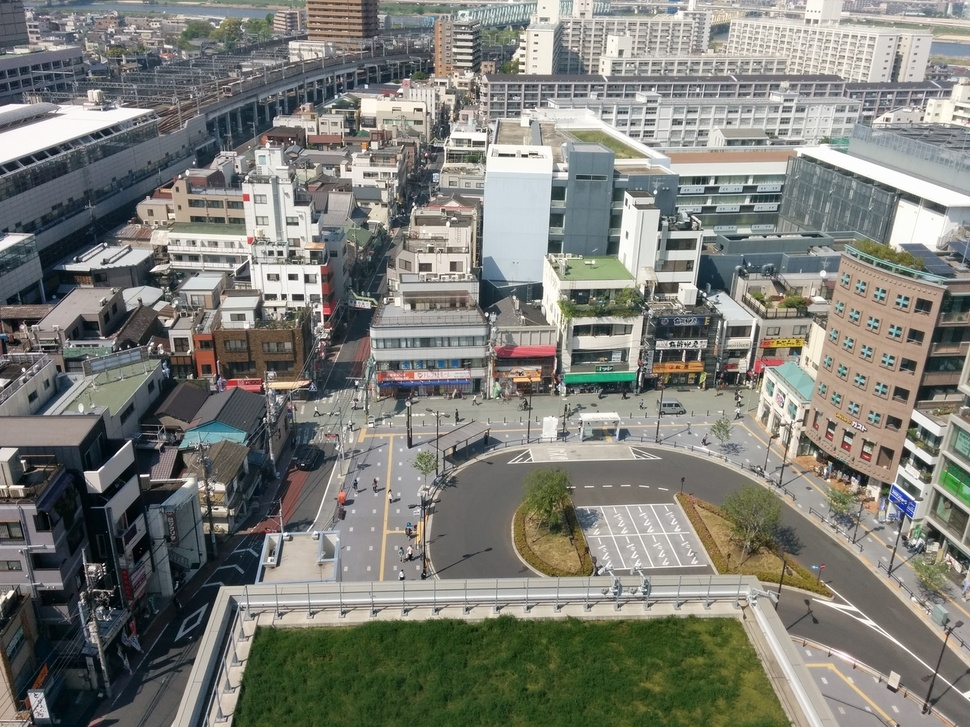
#> input picture testimage.jpg, 970 x 727 px, shrunk from 1280 x 960 before the run
$ python hsiTransform.py testimage.jpg
#> lines starting #> are read from the running program, lines starting #| are printed output that depends on the picture
### HsiMod.py
import numpy as np
import math
from PIL import Image

hsiTransform = np.array([
	[1/math.sqrt(2),-1/math.sqrt(2),0],
	[1/(math.sqrt(2)*math.sqrt(3)),1/(math.sqrt(2)*math.sqrt(3)),-2/(math.sqrt(2)*math.sqrt(3))],
	[1/math.sqrt(3),1/math.sqrt(3),1/math.sqrt(3)]])

def getHsiModulationTransform(mod):
	(h,s,v) = mod
	hsiModulation = np.array([
		[s*math.cos(h), -s*math.sin(h),0],
		[s*math.sin(h), s*math.cos(h),0],
		[0,0,v]])
	return np.linalg.inv(hsiTransform).dot(hsiModulation).dot(hsiTransform)

def hsiMod(pixels,mod,annotation=True):
	(h,s,v) = mod
	transform = getHsiModulationTransform(mod)
	if annotation:
		print('transform matrix:')
		print(transform)
	if annotation:
		print('input[0-4]')
		print(pixels[:4])
	pixels=[transform.dot(pixel) for pixel in pixels]
	if annotation:
		print('output[0-4]')
		print(pixels[:4])
	return pixels

def toMatrix(image):
	data = image.getdata()
	pixelsMatrix = np.array(data)
	return pixelsMatrix

def toData(matrix):
	outdata = [tuple(int(p) for p in pixel.T.tolist()) for pixel in matrix]
	return outdata

### hsiTransform.py
import sys
import HsiMod
import math
from PIL import Image
import numpy as np

inputFile = sys.argv[1]
outputFile = 'output.jpg'
inputImage = Image.open(inputFile)
#> inputImage is the input picture: PIL image 970x727 RGB; mean R, G, B 125.1, 126, 119.1

if len(sys.argv) > 4:
    mod = tuple(float(sys.argv[x]) for x in [2,3,4])
else:
    mod = (0,2,1)

pixels = HsiMod.toMatrix(inputImage)
pixels = HsiMod.hsiMod(pixels,mod)
#| [[67 75 86]
#|  [53 61 72]
#|  [48 56 67]
#|  [45 53 64]]
#> in hsiMod, `pixels=[transform.dot(pixel) for pixel in pixels]`: pixels = 705190 items
#| [array([58., 74., 96.]), array([44., 60., 82.]), array([39., 55., 77.]), array([36., 52., 74.])]
#> pixels = 705190 items
outdata = HsiMod.toData(pixels)
#> outdata = 705190 items

outputImage = Image.new('RGB',inputImage.size)
#> outputImage: PIL image 970x727 RGB; every value is 0
outputImage.putdata(outdata)
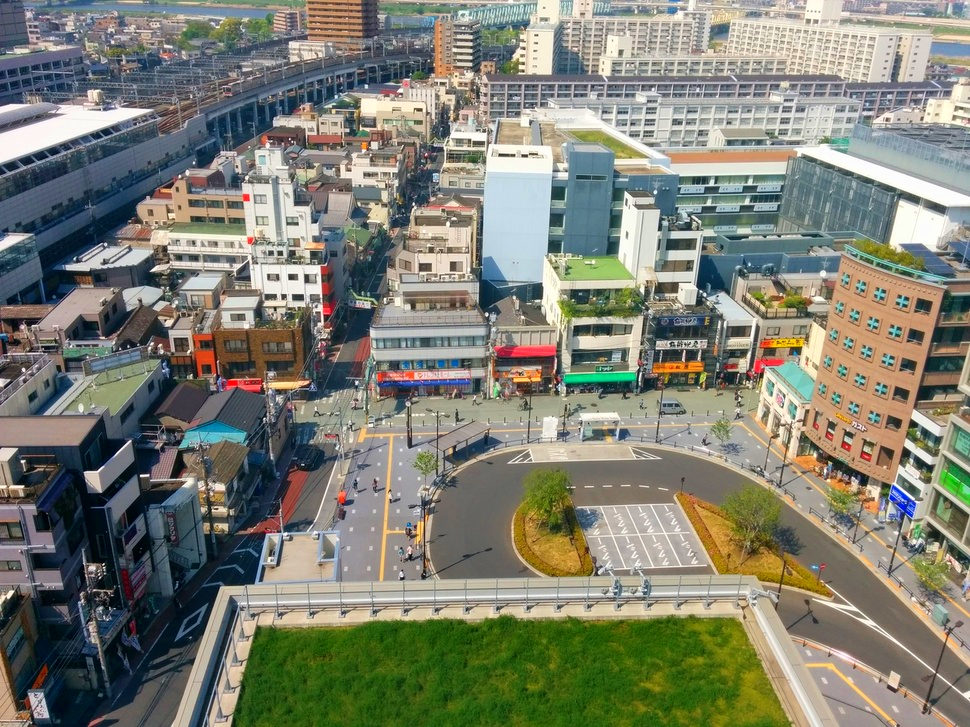
#> outputImage: PIL image 970x727 RGB; mean R, G, B 126.3, 127.9, 114.3
outputImage.save(outputFile,'JPEG',quality=100,optimize=True)
